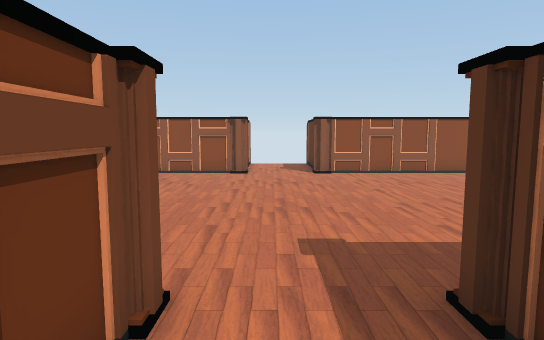
View 1 (above)

16 first-person views from a walk through a scene from a Unity 3-D project. The camera is 1.3 m above the floor, tilts 6° down and sees 75° across. The floor is counted in squares, 0.9 m on a side. Each view is taken from the middle of a square. On the plan, view 1 faces up. The plan holds only what a view shows up to about 16 squares ahead; the rest is blank. The place goes on beyond the plan. The player character is not drawn.

View 2
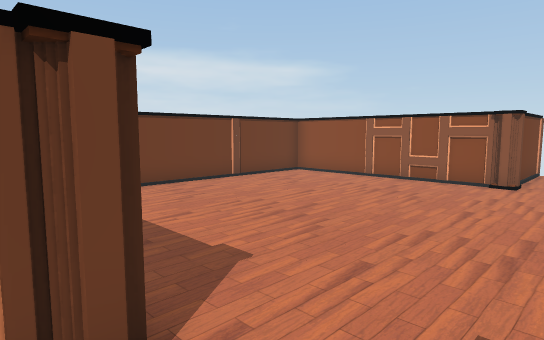

View 3
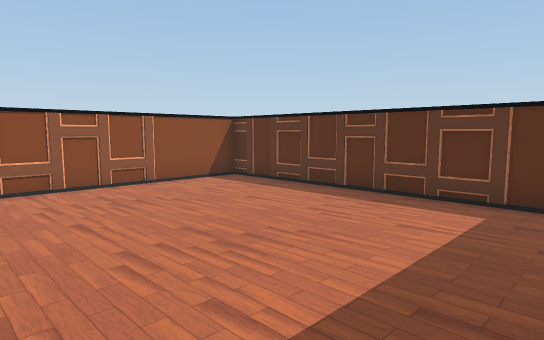

View 4
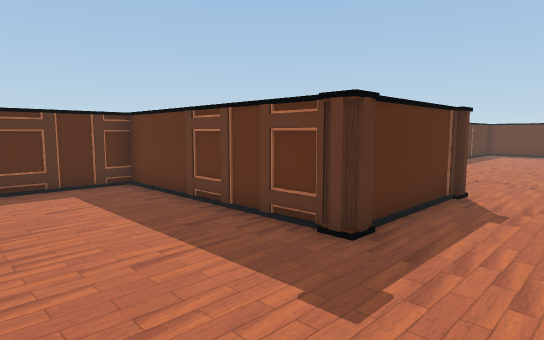

View 5
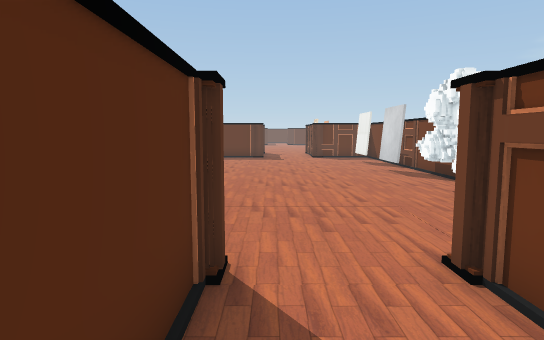

View 6
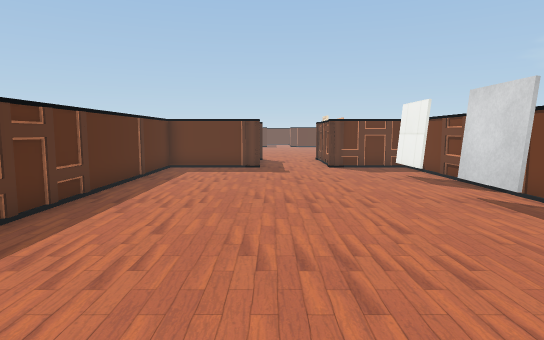

View 7
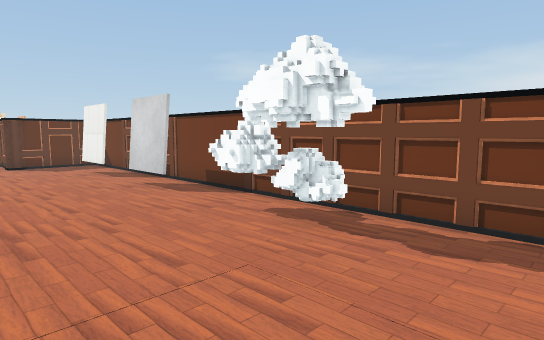

View 8
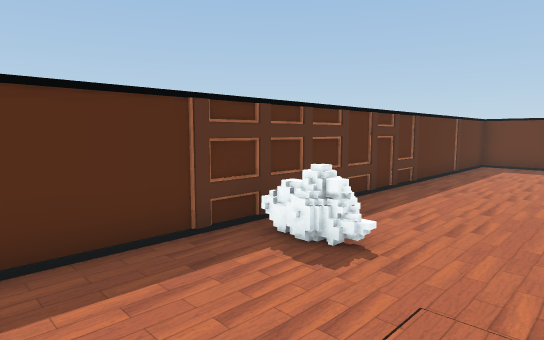

View 9
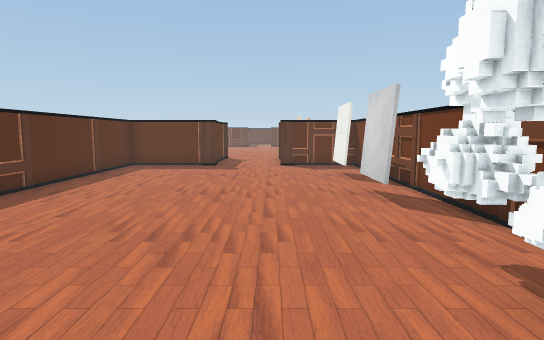

View 10
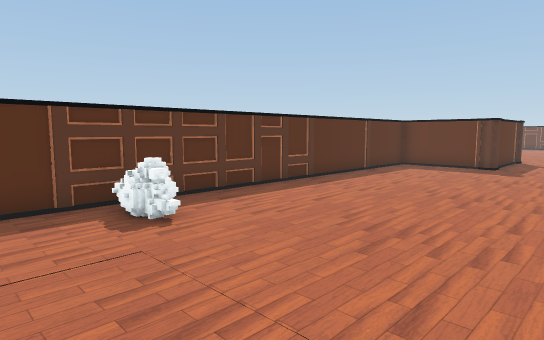

View 11
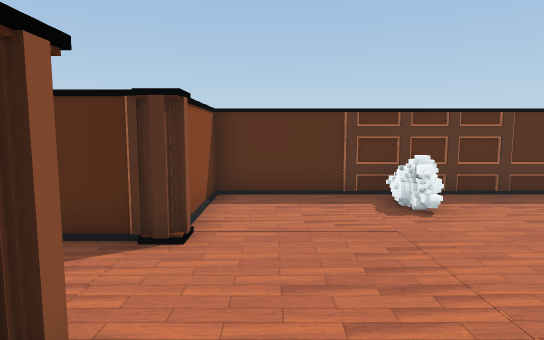

View 12
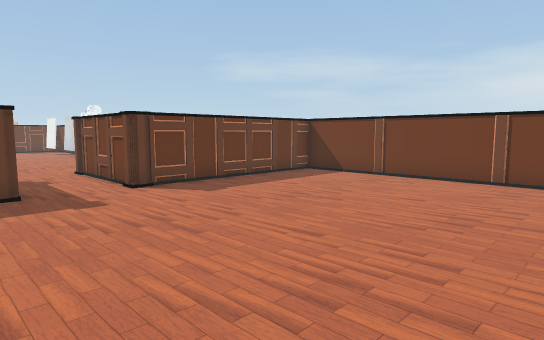

View 13
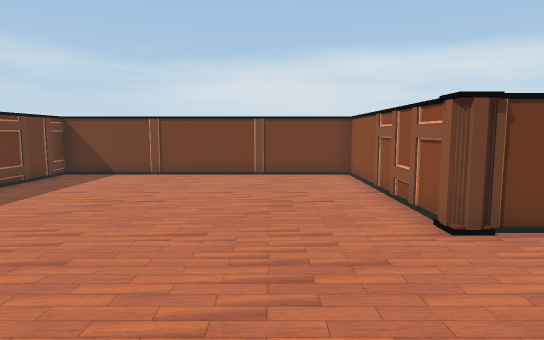

View 14
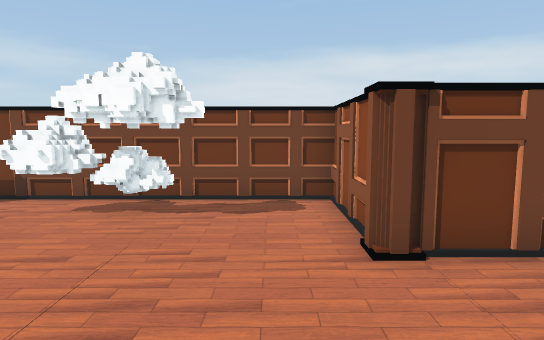

View 15
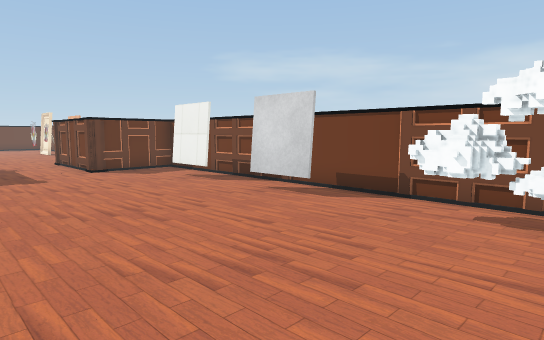

View 16
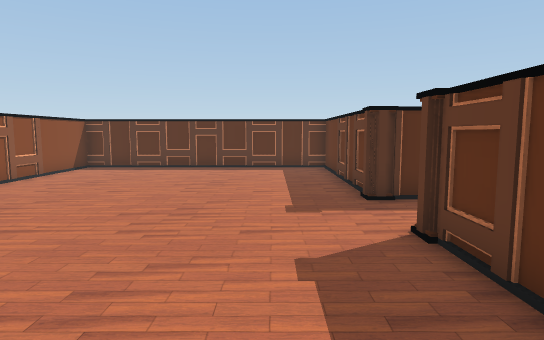

### Floor plan
Ten units are one square. View 1 is at (0, 0); x grows to the right and y downward. Boxes are objects, and circles mark ways between rooms. Rooms are numbered by the first view taken in them; rooms with no view inside come last. Other rooms are left out.
<svg viewBox="-88 -140 182 340">
<path fill="none" stroke="#000" d="M-34 100 -34 121M-34 141 -34 162M20 18 15 18 15 12M-9 18 -15 18M17 15 17 -30M-18 18 -47 18M-19 17 -47 17 -47 106M19 188 53 188 53 17 28 17M-15 186 -15 195M-9 -28 -9 -24M-11 -28 -11 15M-12 -127 -83 -127 -83 -28 -9 -28M-9 -131 -9 -126 -15 -126M20 -28 89 -28 89 -127 19 -127M-11 -135 -11 -130M-47 146 -47 188 -18 188M-47 106 -47 146"/>
<rect x="-35" y="35" width="20" height="40" fill="#bbb"><title>other object</title></rect>
<rect x="35" y="55" width="10" height="10" fill="#bbb"><title>other object</title></rect>
<circle cx="5" cy="-35" r="3" fill="#2a7"/>
<circle cx="-30" cy="175" r="3" fill="#2a7"/>
<circle cx="-30" cy="135" r="3" fill="#2a7"/>
<circle cx="-40" cy="115" r="3" fill="#2a7"/>
<circle cx="-40" cy="155" r="3" fill="#2a7"/>
<text x="10" y="90">1</text>
<text x="0" y="-80">2</text>
<text x="-40" y="170">3</text>
<text x="-40" y="130">4</text>
</svg>
Room 1 opens to room 2. Room 1 opens to room 3. Room 1 opens to room 4. Room 3 opens to room 4.

Where each view was taken, in squares from view 1:
view 1: 0 up, 0 right, facing up
view 2: 2 up, 1 right, facing up-left
view 3: 3 up, 1 right, facing up-right
view 4: 7 up, 1 left, facing down-right
view 5: 2 up, 1 right, facing down
view 6: 4 down, 1 right, facing down
view 7: 2 down, 1 right, facing down-left
view 8: 2 down, 1 right, facing down-right
view 9: 3 down, 1 left, facing down
view 10: 3 down, 2 left, facing down-right
view 11: 3 down, 3 left, facing right
view 12: 12 up, 3 right, facing down-left
view 13: 10 up, 4 right, facing left
view 14: 3 down, 3 right, facing left
view 15: 5 down, 3 right, facing down-left
view 16: 5 up, 6 left, facing right
